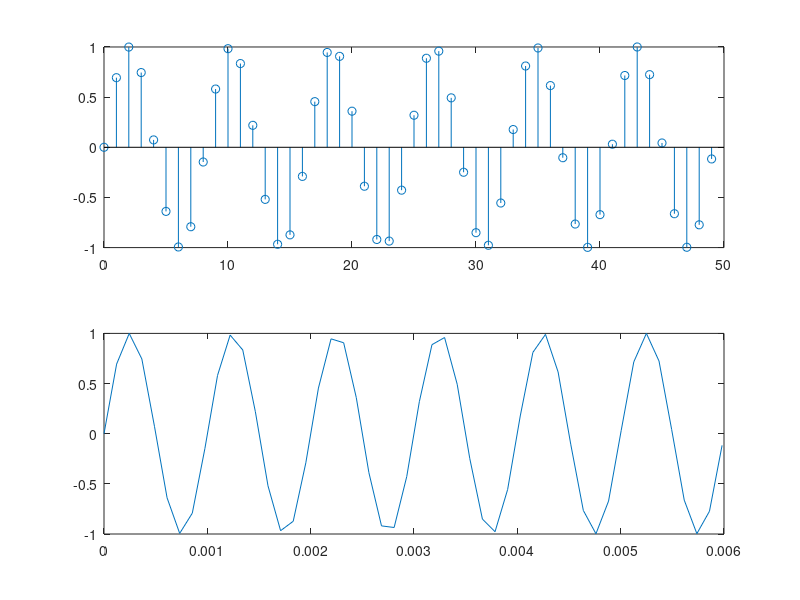

The MATLAB source for this figure: (Note: this script raises an error after producing the figure.)
% Part1.m
% Author: Charles Yang
% Signal&System 7.1(a)(b)(c)(d)
%% (a)(b)
N=8192;
T=1/N;
n=0:N-1;
t=n*T;
cps0=1000;
ohm0=2*pi*cps0;
x=sin(ohm0*t);
figure;
subplot(211)
stem(n(1:50),x(1:50));
subplot(212)
plot(t(1:50),x(1:50));
%% (c)
[X,f]=ctfts(x,T);
Xr=roff(X);
figure;
subplot(211)
plot(f,abs(Xr));
subplot(212)
plot(f,angle(Xr));
%% (d)
cps1=1500;
ohm1=2*pi*cps1;
x1=sin(ohm1*t);
[X1,~]=ctfts(x1,T);
X1r=roff(X1);
cps2=2000;
ohm2=2*pi*cps2;
x2=sin(ohm2*t);
[X2,f]=ctfts(x2,T);
X2r=roff(X2);
figure;
subplot(211);stem(n(1:50),x1(1:50));
subplot(212);stem(n(1:50),x2(1:50));
figure;
subplot(221);plot(f,abs(X1r));
subplot(222);plot(f,angle(X1r));
subplot(223);plot(f,abs(X2r));
subplot(224);plot(f,angle(X2r));
%% Round Function
function ro=roff(x)
n=4;
N=10^n;
ro=(round(x*N))/N;
end